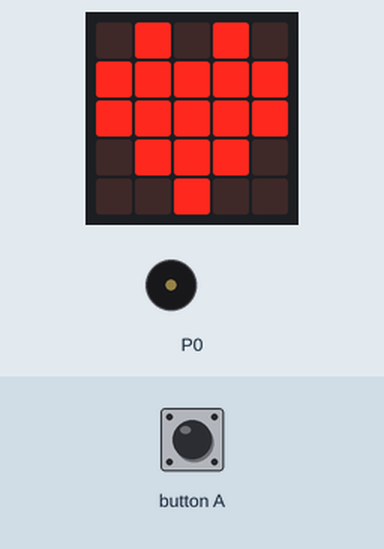
Bench run of a program on a simulated BBC micro:bit (MakeCode). On the bench: the board's 5×5 LED display, buzzer (waves = sounding). The test bench sets the inputs (shaded band).

Above: at 1.8 s.
1.9 s: button A pressed for 0.15 s
At 2.23 s:
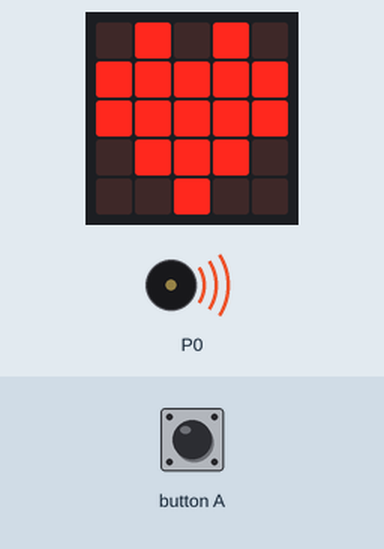
Timing chart, 0 to 4.9 s (numbered marks = the images above; inputs shaded):
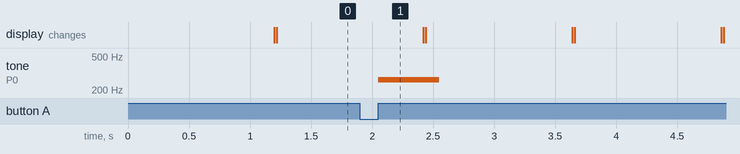

Measured:
- after the input at 1.9 s, tone on P0: silent → 262 Hz after 0.15 s, → silent 0.50 s later

The program:

main.ts
```typescript
input.onButtonPressed(Button.A, function () {
    music.play(music.tonePlayable(262, music.beat(BeatFraction.Whole)), music.PlaybackMode.UntilDone)
})
basic.forever(function () {
    basic.showIcon(IconNames.Heart)
    basic.clearScreen()
    basic.showIcon(IconNames.Heart)
    basic.clearScreen()
})
```

test.ts
```typescript
// テストはここに来ます。このパッケージが拡張機能として使用されるときにはコンパイルされません。
```
